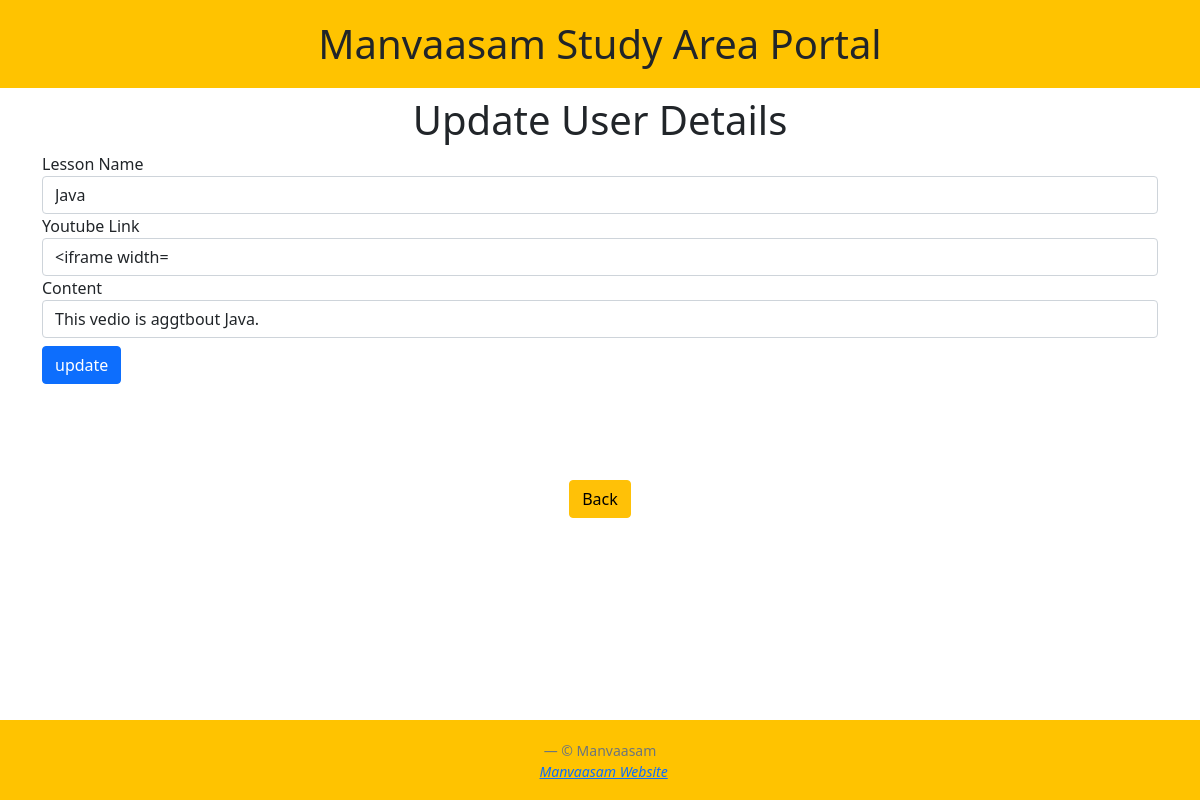
Screenshot of /employee/studyarea/update.php?edit&user_id=1 with the database file from the repository.
### tables this page shows
CREATE TABLE `studyarea` (
  `Id` int(100) NOT NULL,
  `Lname` varchar(255) NOT NULL,
  `Uvedio` varchar(1500) NOT NULL,
  `Content` varchar(500) NOT NULL
);

### employee/studyarea/update.php (the view, shortened to what this page needs)
<?php include "header.php"?>
<?php
  include "db.php";
   if(isset($_GET['user_id']))
    {
      $userid = $_GET['user_id'];
    }
      $query="SELECT * FROM studyarea WHERE Id = $userid ";
      $view_users= mysqli_query($conn,$query);
      while($row = mysqli_fetch_assoc($view_users))
        {
          $Lname = $row['Lname'];
          $Uvedio = $row['Uvedio'];
          $Content = $row['Content'];
        }
?>
<h1 class="text-center">Update User Details</h1>
  <div class="container ">
    <form action="" method="post">
      <div class="form-group">
        <label for="Lname" >Lesson Name</label>
        <input type="text" name="Lname" class="form-control" value="<?php echo $Lname  ?>">
      </div>
      <div class="form-group">
        <label for="Uvedio" >Youtube Link</label>
        <input type="text" name="Uvedio"  class="form-control" value="<?php echo $Uvedio  ?>">
      </div>
      <div class="form-group">
        <label for="Content" >Content</label>
        <input type="text" name="Content"  class="form-control" value="<?php echo $Content  ?>">
      </div>
      <div class="form-group">
         <input type="submit"  name="update" class="btn btn-primary mt-2" value="update">
      </div>
    </form>
  </div>
    <div class="container text-center mt-5">
      <a href="home.php" class="btn btn-warning mt-5"> Back </a>
    <div>
<?php include "footer.php" ?>

### rows the page displays
studyarea: Lname "Java", Uvedio "<iframe width=", Content "This vedio is aggtbout Java."
